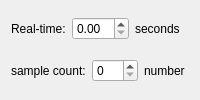
              <widget class="QWidget" name="Device1_Channel8">
               <attribute name="title">
                <string>Channel8</string>
               </attribute>
               <layout class="QGridLayout" name="gridLayout_15">
                <item row="0" column="0">
                 <layout class="QHBoxLayout" name="horizontalLayout_19">
                  <item>
                   <widget class="QLabel" name="label_37">
                    <property name="text">
                     <string>Real-time:</string>
                    </property>
                   </widget>
                  </item>
                  <item>
                   <widget class="QDoubleSpinBox" name="Device1_Channel8_RealTime"/>
                  </item>
                  <item>
                   <widget class="QLabel" name="label_38">
                    <property name="text">
                     <string>seconds</string>
                    </property>
                   </widget>
                  </item>
                 </layout>
                </item>
                <item row="1" column="0">
                 <layout class="QHBoxLayout" name="horizontalLayout_20">
                  <item>
                   <widget class="QLabel" name="label_39">
                    <property name="text">
                     <string>sample count:</string>
                    </property>
                   </widget>
                  </item>
                  <item>
                   <widget class="QSpinBox" name="Device1_Channel8_Counternum"/>
                  </item>
                  <item>
                   <widget class="QLabel" name="label_40">
                    <property name="text">
                     <string>number</string>
                    </property>
                   </widget>
                  </item>
                 </layout>
                </item>
               </layout>
              </widget>
